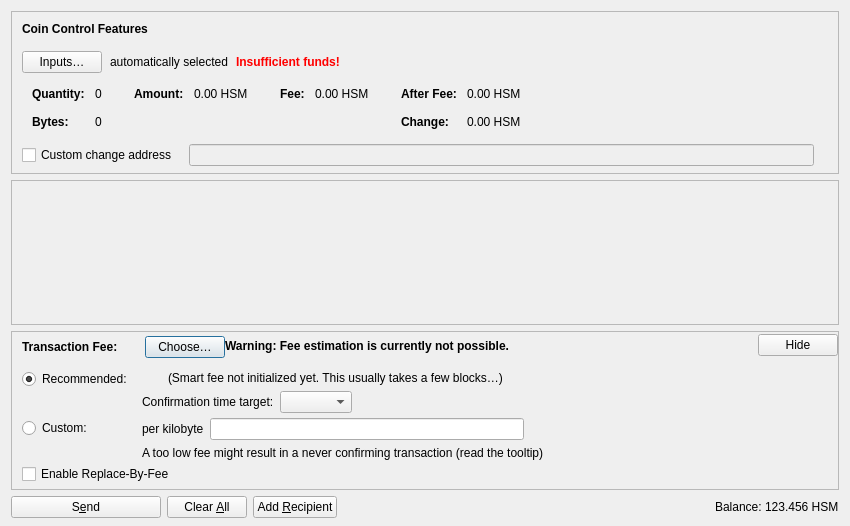
<?xml version="1.0" encoding="UTF-8"?>
<ui version="4.0">
 <class>SendCoinsDialog</class>
 <widget class="QDialog" name="SendCoinsDialog">
  <property name="geometry">
   <rect>
    <x>0</x>
    <y>0</y>
    <width>850</width>
    <height>526</height>
   </rect>
  </property>
  <property name="windowTitle">
   <string>Send Coins</string>
  </property>
  <layout class="QVBoxLayout" name="verticalLayout" stretch="0,1,0,0">
   <property name="bottomMargin">
    <number>8</number>
   </property>
   <item>
    <widget class="QFrame" name="frameCoinControl">
     <property name="sizePolicy">
      <sizepolicy hsizetype="Expanding" vsizetype="Expanding">
       <horstretch>0</horstretch>
       <verstretch>0</verstretch>
      </sizepolicy>
     </property>
     <property name="maximumSize">
      <size>
       <width>16777215</width>
       <height>16777215</height>
      </size>
     </property>
     <property name="frameShape">
      <enum>QFrame::StyledPanel</enum>
     </property>
     <property name="frameShadow">
      <enum>QFrame::Sunken</enum>
     </property>
     <layout class="QVBoxLayout" name="verticalLayoutCoinControl2">
      <property name="spacing">
       <number>0</number>
      </property>
      <property name="leftMargin">
       <number>0</number>
      </property>
      <property name="topMargin">
       <number>0</number>
      </property>
      <property name="rightMargin">
       <number>0</number>
      </property>
      <property name="bottomMargin">
       <number>6</number>
      </property>
      <item>
       <layout class="QVBoxLayout" name="verticalLayoutCoinControl" stretch="0,0,0,0,1">
        <property name="spacing">
         <number>0</number>
        </property>
        <property name="leftMargin">
         <number>10</number>
        </property>
        <property name="topMargin">
         <number>10</number>
        </property>
        <item>
         <layout class="QHBoxLayout" name="horizontalLayoutCoinControl1">
          <property name="bottomMargin">
           <number>15</number>
          </property>
          <item>
           <widget class="QLabel" name="labelCoinControlFeatures">
            <property name="sizePolicy">
             <sizepolicy hsizetype="Preferred" vsizetype="Maximum">
              <horstretch>0</horstretch>
              <verstretch>0</verstretch>
             </sizepolicy>
            </property>
            <property name="font">
             <font>
              <weight>75</weight>
              <bold>true</bold>
             </font>
            </property>
            <property name="styleSheet">
             <string notr="true">font-weight:bold;</string>
            </property>
            <property name="text">
             <string>Coin Control Features</string>
            </property>
           </widget>
          </item>
         </layout>
        </item>
        <item>
         <layout class="QHBoxLayout" name="horizontalLayoutCoinControl2" stretch="0,0,0,0">
          <property name="spacing">
           <number>8</number>
          </property>
          <property name="bottomMargin">
           <number>10</number>
          </property>
          <item>
           <widget class="QPushButton" name="pushButtonCoinControl">
            <property name="styleSheet">
             <string notr="true"/>
            </property>
            <property name="text">
             <string>Inputs…</string>
            </property>
            <property name="autoDefault">
             <bool>false</bool>
            </property>
           </widget>
          </item>
          <item>
           <widget class="QLabel" name="labelCoinControlAutomaticallySelected">
            <property name="text">
             <string>automatically selected</string>
            </property>
            <property name="margin">
             <number>5</number>
            </property>
           </widget>
          </item>
          <item>
           <widget class="QLabel" name="labelCoinControlInsuffFunds">
            <property name="font">
             <font>
              <weight>75</weight>
              <bold>true</bold>
             </font>
            </property>
            <property name="styleSheet">
             <string notr="true">color:red;font-weight:bold;</string>
            </property>
            <property name="text">
             <string>Insufficient funds!</string>
            </property>
            <property name="margin">
             <number>5</number>
            </property>
           </widget>
          </item>
          <item>
           <spacer name="horizontalSpacerCoinControl">
            <property name="orientation">
             <enum>Qt::Horizontal</enum>
            </property>
            <property name="sizeHint" stdset="0">
             <size>
              <width>40</width>
              <height>1</height>
             </size>
            </property>
           </spacer>
          </item>
         </layout>
        </item>
        <item>
         <widget class="QWidget" name="widgetCoinControl" native="true">
          <property name="sizePolicy">
           <sizepolicy hsizetype="Preferred" vsizetype="Preferred">
            <horstretch>0</horstretch>
            <verstretch>0</verstretch>
           </sizepolicy>
          </property>
          <property name="minimumSize">
           <size>
            <width>0</width>
            <height>0</height>
           </size>
          </property>
          <property name="styleSheet">
           <string notr="true"/>
          </property>
          <layout class="QHBoxLayout" name="horizontalLayoutCoinControl5">
           <property name="leftMargin">
            <number>0</number>
           </property>
           <property name="topMargin">
            <number>0</number>
           </property>
           <property name="rightMargin">
            <number>0</number>
           </property>
           <property name="bottomMargin">
            <number>0</number>
           </property>
           <item>
            <layout class="QHBoxLayout" name="horizontalLayoutCoinControl3" stretch="0,0,0,1">
             <property name="spacing">
              <number>20</number>
             </property>
             <property name="topMargin">
              <number>0</number>
             </property>
             <property name="bottomMargin">
              <number>10</number>
             </property>
             <item>
              <layout class="QFormLayout" name="formLayoutCoinControl1">
               <property name="labelAlignment">
                <set>Qt::AlignLeft|Qt::AlignVCenter</set>
               </property>
               <property name="horizontalSpacing">
                <number>10</number>
               </property>
               <property name="verticalSpacing">
                <number>14</number>
               </property>
               <property name="leftMargin">
                <number>10</number>
               </property>
               <property name="topMargin">
                <number>4</number>
               </property>
               <property name="rightMargin">
                <number>6</number>
               </property>
               <item row="0" column="0">
                <widget class="QLabel" name="labelCoinControlQuantityText">
                 <property name="font">
                  <font>
                   <weight>75</weight>
                   <bold>true</bold>
                  </font>
                 </property>
                 <property name="text">
                  <string>Quantity:</string>
                 </property>
                 <property name="margin">
                  <number>0</number>
                 </property>
                </widget>
               </item>
               <item row="0" column="1">
                <widget class="QLabel" name="labelCoinControlQuantity">
                 <property name="cursor">
                  <cursorShape>IBeamCursor</cursorShape>
                 </property>
                 <property name="contextMenuPolicy">
                  <enum>Qt::ActionsContextMenu</enum>
                 </property>
                 <property name="text">
                  <string notr="true">0</string>
                 </property>
                 <property name="margin">
                  <number>0</number>
                 </property>
                 <property name="textInteractionFlags">
                  <set>Qt::LinksAccessibleByMouse|Qt::TextSelectableByKeyboard|Qt::TextSelectableByMouse</set>
                 </property>
                </widget>
               </item>
               <item row="1" column="0">
                <widget class="QLabel" name="labelCoinControlBytesText">
                 <property name="font">
                  <font>
                   <weight>75</weight>
                   <bold>true</bold>
                  </font>
                 </property>
                 <property name="text">
                  <string>Bytes:</string>
                 </property>
                </widget>
               </item>
               <item row="1" column="1">
                <widget class="QLabel" name="labelCoinControlBytes">
                 <property name="cursor">
                  <cursorShape>IBeamCursor</cursorShape>
                 </property>
                 <property name="contextMenuPolicy">
                  <enum>Qt::ActionsContextMenu</enum>
                 </property>
                 <property name="text">
                  <string notr="true">0</string>
                 </property>
                 <property name="textInteractionFlags">
                  <set>Qt::LinksAccessibleByMouse|Qt::TextSelectableByKeyboard|Qt::TextSelectableByMouse</set>
                 </property>
                </widget>
               </item>
              </layout>
             </item>
             <item>
              <layout class="QFormLayout" name="formLayoutCoinControl2">
               <property name="horizontalSpacing">
                <number>10</number>
               </property>
               <property name="verticalSpacing">
                <number>14</number>
               </property>
               <property name="leftMargin">
                <number>6</number>
               </property>
               <property name="topMargin">
                <number>4</number>
               </property>
               <property name="rightMargin">
                <number>6</number>
               </property>
               <item row="0" column="0">
                <widget class="QLabel" name="labelCoinControlAmountText">
                 <property name="font">
                  <font>
                   <weight>75</weight>
                   <bold>true</bold>
                  </font>
                 </property>
                 <property name="text">
                  <string>Amount:</string>
                 </property>
                 <property name="margin">
                  <number>0</number>
                 </property>
                </widget>
               </item>
               <item row="0" column="1">
                <widget class="QLabel" name="labelCoinControlAmount">
                 <property name="cursor">
                  <cursorShape>IBeamCursor</cursorShape>
                 </property>
                 <property name="contextMenuPolicy">
                  <enum>Qt::ActionsContextMenu</enum>
                 </property>
                 <property name="text">
                  <string notr="true">0.00 HSM</string>
                 </property>
                 <property name="textInteractionFlags">
                  <set>Qt::LinksAccessibleByMouse|Qt::TextSelectableByKeyboard|Qt::TextSelectableByMouse</set>
                 </property>
                </widget>
               </item>
              </layout>
             </item>
             <item>
              <layout class="QFormLayout" name="formLayoutCoinControl3">
               <property name="horizontalSpacing">
                <number>10</number>
               </property>
               <property name="verticalSpacing">
                <number>14</number>
               </property>
               <property name="leftMargin">
                <number>6</number>
               </property>
               <property name="topMargin">
                <number>4</number>
               </property>
               <property name="rightMargin">
                <number>6</number>
               </property>
               <item row="0" column="0">
                <widget class="QLabel" name="labelCoinControlFeeText">
                 <property name="font">
                  <font>
                   <weight>75</weight>
                   <bold>true</bold>
                  </font>
                 </property>
                 <property name="text">
                  <string>Fee:</string>
                 </property>
                 <property name="margin">
                  <number>0</number>
                 </property>
                </widget>
               </item>
               <item row="0" column="1">
                <widget class="QLabel" name="labelCoinControlFee">
                 <property name="cursor">
                  <cursorShape>IBeamCursor</cursorShape>
                 </property>
                 <property name="contextMenuPolicy">
                  <enum>Qt::ActionsContextMenu</enum>
                 </property>
                 <property name="text">
                  <string notr="true">0.00 HSM</string>
                 </property>
                 <property name="textInteractionFlags">
                  <set>Qt::LinksAccessibleByMouse|Qt::TextSelectableByKeyboard|Qt::TextSelectableByMouse</set>
                 </property>
                </widget>
               </item>
              </layout>
             </item>
             <item>
              <layout class="QFormLayout" name="formLayoutCoinControl4">
               <property name="labelAlignment">
                <set>Qt::AlignLeft|Qt::AlignVCenter</set>
               </property>
               <property name="horizontalSpacing">
                <number>10</number>
               </property>
               <property name="verticalSpacing">
                <number>14</number>
               </property>
               <property name="leftMargin">
                <number>6</number>
               </property>
               <property name="topMargin">
                <number>4</number>
               </property>
               <property name="rightMargin">
                <number>6</number>
               </property>
               <item row="0" column="0">
                <widget class="QLabel" name="labelCoinControlAfterFeeText">
                 <property name="font">
                  <font>
                   <weight>75</weight>
                   <bold>true</bold>
                  </font>
                 </property>
                 <property name="text">
                  <string>After Fee:</string>
                 </property>
                 <property name="margin">
                  <number>0</number>
                 </property>
                </widget>
               </item>
               <item row="0" column="1">
                <widget class="QLabel" name="labelCoinControlAfterFee">
                 <property name="cursor">
                  <cursorShape>IBeamCursor</cursorShape>
                 </property>
                 <property name="contextMenuPolicy">
                  <enum>Qt::ActionsContextMenu</enum>
                 </property>
                 <property name="text">
                  <string notr="true">0.00 HSM</string>
                 </property>
                 <property name="textInteractionFlags">
                  <set>Qt::LinksAccessibleByMouse|Qt::TextSelectableByKeyboard|Qt::TextSelectableByMouse</set>
                 </property>
                </widget>
               </item>
               <item row="1" column="0">
                <widget class="QLabel" name="labelCoinControlChangeText">
                 <property name="font">
                  <font>
                   <weight>75</weight>
                   <bold>true</bold>
                  </font>
                 </property>
                 <property name="text">
                  <string>Change:</string>
                 </property>
                </widget>
               </item>
               <item row="1" column="1">
                <widget class="QLabel" name="labelCoinControlChange">
                 <property name="cursor">
                  <cursorShape>IBeamCursor</cursorShape>
                 </property>
                 <property name="contextMenuPolicy">
                  <enum>Qt::ActionsContextMenu</enum>
                 </property>
                 <property name="text">
                  <string notr="true">0.00 HSM</string>
                 </property>
                 <property name="textInteractionFlags">
                  <set>Qt::LinksAccessibleByMouse|Qt::TextSelectableByKeyboard|Qt::TextSelectableByMouse</set>
                 </property>
                </widget>
               </item>
              </layout>
             </item>
            </layout>
           </item>
          </layout>
         </widget>
        </item>
        <item>
         <layout class="QHBoxLayout" name="horizontalLayoutCoinControl4" stretch="0,0,0">
          <property name="spacing">
           <number>12</number>
          </property>
          <property name="sizeConstraint">
           <enum>QLayout::SetDefaultConstraint</enum>
          </property>
          <property name="topMargin">
           <number>5</number>
          </property>
          <property name="rightMargin">
           <number>5</number>
          </property>
          <item>
           <widget class="QCheckBox" name="checkBoxCoinControlChange">
            <property name="toolTip">
             <string>If this is activated, but the change address is empty or invalid, change will be sent to a newly generated address.</string>
            </property>
            <property name="text">
             <string>Custom change address</string>
            </property>
           </widget>
          </item>
          <item>
           <widget class="QValidatedLineEdit" name="lineEditCoinControlChange">
            <property name="enabled">
             <bool>false</bool>
            </property>
            <property name="sizePolicy">
             <sizepolicy hsizetype="Expanding" vsizetype="Fixed">
              <horstretch>0</horstretch>
              <verstretch>0</verstretch>
             </sizepolicy>
            </property>
           </widget>
          </item>
          <item>
           <widget class="QLabel" name="labelCoinControlChangeLabel">
            <property name="sizePolicy">
             <sizepolicy hsizetype="Preferred" vsizetype="Expanding">
              <horstretch>0</horstretch>
              <verstretch>0</verstretch>
             </sizepolicy>
            </property>
            <property name="minimumSize">
             <size>
              <width>0</width>
              <height>0</height>
             </size>
            </property>
            <property name="text">
             <string/>
            </property>
            <property name="margin">
             <number>3</number>
            </property>
           </widget>
          </item>
         </layout>
        </item>
        <item>
         <spacer name="verticalSpacerCoinControl">
          <property name="orientation">
           <enum>Qt::Vertical</enum>
          </property>
          <property name="sizeHint" stdset="0">
           <size>
            <width>800</width>
            <height>1</height>
           </size>
          </property>
         </spacer>
        </item>
       </layout>
      </item>
     </layout>
    </widget>
   </item>
   <item>
    <widget class="QScrollArea" name="scrollArea">
     <property name="widgetResizable">
      <bool>true</bool>
     </property>
     <widget class="QWidget" name="scrollAreaWidgetContents">
      <property name="geometry">
       <rect>
        <x>0</x>
        <y>0</y>
        <width>830</width>
        <height>104</height>
       </rect>
      </property>
      <layout class="QVBoxLayout" name="verticalLayout_2" stretch="0,1">
       <property name="leftMargin">
        <number>0</number>
       </property>
       <property name="topMargin">
        <number>0</number>
       </property>
       <property name="rightMargin">
        <number>0</number>
       </property>
       <property name="bottomMargin">
        <number>0</number>
       </property>
       <item>
        <layout class="QVBoxLayout" name="entries">
         <property name="spacing">
          <number>6</number>
         </property>
        </layout>
       </item>
       <item>
        <spacer name="verticalSpacer">
         <property name="orientation">
          <enum>Qt::Vertical</enum>
         </property>
         <property name="sizeHint" stdset="0">
          <size>
           <width>20</width>
           <height>40</height>
          </size>
         </property>
        </spacer>
       </item>
      </layout>
     </widget>
    </widget>
   </item>
   <item>
    <widget class="QFrame" name="frameFee">
     <property name="sizePolicy">
      <sizepolicy hsizetype="Expanding" vsizetype="Expanding">
       <horstretch>0</horstretch>
       <verstretch>0</verstretch>
      </sizepolicy>
     </property>
     <property name="maximumSize">
      <size>
       <width>16777215</width>
       <height>16777215</height>
      </size>
     </property>
     <property name="frameShape">
      <enum>QFrame::StyledPanel</enum>
     </property>
     <property name="frameShadow">
      <enum>QFrame::Sunken</enum>
     </property>
     <layout class="QVBoxLayout" name="verticalLayoutFee1">
      <property name="spacing">
       <number>0</number>
      </property>
      <property name="leftMargin">
       <number>0</number>
      </property>
      <property name="topMargin">
       <number>0</number>
      </property>
      <property name="rightMargin">
       <number>0</number>
      </property>
      <property name="bottomMargin">
       <number>0</number>
      </property>
      <item>
       <layout class="QVBoxLayout" name="verticalLayoutFee2" stretch="0,0,0">
        <property name="spacing">
         <number>0</number>
        </property>
        <property name="leftMargin">
         <number>10</number>
        </property>
        <property name="topMargin">
         <number>0</number>
        </property>
        <item>
         <layout class="QHBoxLayout" name="horizontalLayoutFee1">
          <property name="bottomMargin">
           <number>0</number>
          </property>
          <item>
           <layout class="QVBoxLayout" name="verticalLayoutFee7">
            <property name="spacing">
             <number>0</number>
            </property>
            <item>
             <spacer name="verticalSpacerSmartFee">
              <property name="orientation">
               <enum>Qt::Vertical</enum>
              </property>
              <property name="sizeType">
               <enum>QSizePolicy::Fixed</enum>
              </property>
              <property name="sizeHint" stdset="0">
               <size>
                <width>1</width>
                <height>4</height>
               </size>
              </property>
             </spacer>
            </item>
            <item>
             <layout class="QHBoxLayout" name="horizontalLayoutSmartFee">
              <property name="spacing">
               <number>10</number>
              </property>
              <item>
               <widget class="QLabel" name="labelFeeHeadline">
                <property name="sizePolicy">
                 <sizepolicy hsizetype="Preferred" vsizetype="Maximum">
                  <horstretch>0</horstretch>
                  <verstretch>0</verstretch>
                 </sizepolicy>
                </property>
                <property name="font">
                 <font>
                  <weight>75</weight>
                  <bold>true</bold>
                 </font>
                </property>
                <property name="styleSheet">
                 <string notr="true">font-weight:bold;</string>
                </property>
                <property name="text">
                 <string>Transaction Fee:</string>
                </property>
               </widget>
              </item>
              <item>
               <widget class="QLabel" name="labelFeeMinimized">
                <property name="text">
                 <string/>
                </property>
               </widget>
              </item>
              <item>
               <widget class="QPushButton" name="buttonChooseFee">
                <property name="text">
                 <string>Choose…</string>
                </property>
               </widget>
              </item>
             </layout>
            </item>
            <item>
             <spacer name="verticalSpacer_5">
              <property name="orientation">
               <enum>Qt::Vertical</enum>
              </property>
              <property name="sizeHint" stdset="0">
               <size>
                <width>1</width>
                <height>1</height>
               </size>
              </property>
             </spacer>
            </item>
           </layout>
          </item>
          <item>
           <widget class="QLabel" name="fallbackFeeWarningLabel">
            <property name="toolTip">
             <string>Using the fallbackfee can result in sending a transaction that will take several hours or days (or never) to confirm. Consider choosing your fee manually or wait until you have validated the complete chain.</string>
            </property>
            <property name="font">
            <font>
                <weight>75</weight>
                <bold>true</bold>
            </font>
            </property>
            <property name="text">
             <string>Warning: Fee estimation is currently not possible.</string>
            </property>
            <property name="wordWrap">
             <bool>false</bool>
            </property>
           </widget>
          </item>
          <item>
           <spacer name="horizontalSpacer_4">
            <property name="orientation">
             <enum>Qt::Horizontal</enum>
            </property>
            <property name="sizeType">
             <enum>QSizePolicy::MinimumExpanding</enum>
            </property>
            <property name="sizeHint" stdset="0">
             <size>
              <width>40</width>
              <height>20</height>
             </size>
            </property>
           </spacer>
          </item>
          <item>
           <widget class="QPushButton" name="buttonMinimizeFee">
            <property name="toolTip">
             <string>Hide transaction fee settings</string>
            </property>
            <property name="text">
             <string>Hide</string>
            </property>
           </widget>
          </item>
         </layout>
        </item>
        <item>
         <widget class="QFrame" name="frameFeeSelection">
          <layout class="QVBoxLayout" name="verticalLayoutFee12">
           <property name="spacing">
            <number>0</number>
           </property>
           <property name="leftMargin">
            <number>0</number>
           </property>
           <property name="topMargin">
            <number>0</number>
           </property>
           <property name="rightMargin">
            <number>0</number>
           </property>
           <property name="bottomMargin">
            <number>0</number>
           </property>
           <item>
            <layout class="QGridLayout" name="gridLayoutFee">
             <property name="topMargin">
              <number>10</number>
             </property>
             <property name="bottomMargin">
              <number>4</number>
             </property>
             <property name="horizontalSpacing">
              <number>10</number>
             </property>
             <property name="verticalSpacing">
              <number>4</number>
             </property>
             <item row="1" column="1">
              <layout class="QVBoxLayout" name="verticalLayoutFee8">
               <property name="spacing">
                <number>6</number>
               </property>
               <item>
                <layout class="QHBoxLayout" name="horizontalLayoutFee13">
                 <item>
                  <widget class="QLabel" name="labelCustomPerKilobyte">
                   <property name="toolTip">
                    <string>Specify a custom fee per kB (1,000 bytes) of the transaction's virtual size.

Note:  Since the fee is calculated on a per-byte basis, a fee rate of "100 satoshis per kvB" for a transaction size of 500 virtual bytes (half of 1 kvB) would ultimately yield a fee of only 50 satoshis.</string>
                   </property>
                   <property name="text">
                    <string>per kilobyte</string>
                   </property>
                  </widget>
                 </item>
                 <item>
                  <widget class="HashiumAmountField" name="customFee"/>
                 </item>
                 <item>
                  <spacer name="horizontalSpacer_6">
                   <property name="orientation">
                    <enum>Qt::Horizontal</enum>
                   </property>
                   <property name="sizeHint" stdset="0">
                    <size>
                     <width>1</width>
                     <height>1</height>
                    </size>
                   </property>
                  </spacer>
                 </item>
                </layout>
               </item>
               <item>
                <layout class="QHBoxLayout" name="horizontalLayoutFee8">
                 <item>
                  <widget class="QLabel" name="labelCustomFeeWarning">
                   <property name="enabled">
                    <bool>true</bool>
                   </property>
                   <property name="toolTip">
                    <string>When there is less transaction volume than space in the blocks, miners as well as relaying nodes may enforce a minimum fee. Paying only this minimum fee is just fine, but be aware that this can result in a never confirming transaction once there is more demand for hashium transactions than the network can process.</string>
                   </property>
                   <property name="text">
                    <string>A too low fee might result in a never confirming transaction (read the tooltip)</string>
                   </property>
                  </widget>
                 </item>
                 <item>
                  <spacer name="horizontalSpacer_2">
                   <property name="orientation">
                    <enum>Qt::Horizontal</enum>
                   </property>
                   <property name="sizeHint" stdset="0">
                    <size>
                     <width>1</width>
                     <height>1</height>
                    </size>
                   </property>
                  </spacer>
                 </item>
                </layout>
               </item>
              </layout>
             </item>
             <item row="0" column="0">
              <layout class="QVBoxLayout" name="verticalLayoutFee4" stretch="0,1">
               <item>
                <widget class="QRadioButton" name="radioSmartFee">
                 <property name="text">
                  <string>Recommended:</string>
                 </property>
                 <property name="checked">
                  <bool>true</bool>
                 </property>
                 <attribute name="buttonGroup">
                  <string notr="true">groupFee</string>
                 </attribute>
                </widget>
               </item>
               <item>
                <spacer name="verticalSpacer_2">
                 <property name="orientation">
                  <enum>Qt::Vertical</enum>
                 </property>
                 <property name="sizeHint" stdset="0">
                  <size>
                   <width>1</width>
                   <height>1</height>
                  </size>
                 </property>
                </spacer>
               </item>
              </layout>
             </item>
             <item row="1" column="0">
              <layout class="QVBoxLayout" name="verticalLayoutFee9" stretch="0,1">
               <item>
                <widget class="QRadioButton" name="radioCustomFee">
                 <property name="text">
                  <string>Custom:</string>
                 </property>
                 <attribute name="buttonGroup">
                  <string notr="true">groupFee</string>
                 </attribute>
                </widget>
               </item>
               <item>
                <spacer name="verticalSpacer_6">
                 <property name="orientation">
                  <enum>Qt::Vertical</enum>
                 </property>
                 <property name="sizeHint" stdset="0">
                  <size>
                   <width>1</width>
                   <height>1</height>
                  </size>
                 </property>
                </spacer>
               </item>
              </layout>
             </item>
             <item row="0" column="1">
              <layout class="QVBoxLayout" name="verticalLayoutFee3" stretch="0,0,1">
               <property name="spacing">
                <number>6</number>
               </property>
               <property name="topMargin">
                <number>2</number>
               </property>
               <item>
                <layout class="QHBoxLayout" name="horizontalLayoutFee12">
                 <item>
                  <widget class="QLabel" name="labelSmartFee">
                   <property name="text">
                    <string/>
                   </property>
                  </widget>
                 </item>
                 <item>
                  <widget class="QLabel" name="labelFeeEstimation">
                   <property name="text">
                    <string/>
                   </property>
                  </widget>
                 </item>
                 <item>
                  <widget class="QLabel" name="labelSmartFee2">
                   <property name="text">
                    <string>(Smart fee not initialized yet. This usually takes a few blocks…)</string>
                   </property>
                  </widget>
                 </item>
                 <item>
                  <spacer name="horizontalSpacer_5">
                   <property name="orientation">
                    <enum>Qt::Horizontal</enum>
                   </property>
                   <property name="sizeHint" stdset="0">
                    <size>
                     <width>1</width>
                     <height>1</height>
                    </size>
                   </property>
                  </spacer>
                 </item>
                </layout>
               </item>
               <item>
                <layout class="QHBoxLayout" name="horizontalLayoutFee9">
                 <item>
                  <layout class="QVBoxLayout" name="verticalLayoutFee6">
                   <item>
                    <widget class="QLabel" name="labelSmartFee3">
                     <property name="text">
                      <string>Confirmation time target:</string>
                     </property>
                    </widget>
                   </item>
                  </layout>
                 </item>
                 <item>
                  <layout class="QVBoxLayout" name="verticalLayoutFee5">
                   <property name="rightMargin">
                    <number>30</number>
                   </property>
                   <item>
                    <layout class="QHBoxLayout" name="horizontalLayoutConfTarget">
                     <property name="bottomMargin">
                      <number>0</number>
                     </property>
                     <item>
                      <widget class="QComboBox" name="confTargetSelector"/>
                     </item>
                     <item>
                      <spacer name="horizontalSpacerConfTarget">
                       <property name="orientation">
                        <enum>Qt::Horizontal</enum>
                       </property>
                       <property name="sizeHint" stdset="0">
                        <size>
                         <width>40</width>
                         <height>20</height>
                        </size>
                       </property>
                      </spacer>
                     </item>
                    </layout>
                   </item>
                  </layout>
                 </item>
                </layout>
               </item>
               <item>
                <spacer name="verticalSpacer_4">
                 <property name="orientation">
                  <enum>Qt::Vertical</enum>
                 </property>
                 <property name="sizeHint" stdset="0">
                  <size>
                   <width>1</width>
                   <height>1</height>
                  </size>
                 </property>
                </spacer>
               </item>
              </layout>
             </item>
            </layout>
           </item>
           <item>
            <widget class="QCheckBox" name="optInRBF">
             <property name="text">
              <string>Enable Replace-By-Fee</string>
             </property>
             <property name="toolTip">
              <string>With Replace-By-Fee (BIP-125) you can increase a transaction's fee after it is sent. Without this, a higher fee may be recommended to compensate for increased transaction delay risk.</string>
             </property>
            </widget>
           </item>
          </layout>
         </widget>
        </item>
        <item>
         <spacer name="verticalSpacerFee">
          <property name="orientation">
           <enum>Qt::Vertical</enum>
          </property>
          <property name="sizeHint" stdset="0">
           <size>
            <width>40</width>
            <height>5</height>
           </size>
          </property>
         </spacer>
        </item>
       </layout>
      </item>
     </layout>
    </widget>
   </item>
   <item>
    <layout class="QHBoxLayout" name="horizontalLayout">
     <item>
      <widget class="QPushButton" name="sendButton">
       <property name="minimumSize">
        <size>
         <width>150</width>
         <height>0</height>
        </size>
       </property>
       <property name="toolTip">
        <string>Confirm the send action</string>
       </property>
       <property name="text">
        <string>S&amp;end</string>
       </property>
       <property name="icon">
        <iconset resource="../hashium.qrc">
         <normaloff>:/icons/send</normaloff>:/icons/send</iconset>
       </property>
       <property name="autoDefault">
        <bool>false</bool>
       </property>
       <property name="default">
        <bool>false</bool>
       </property>
      </widget>
     </item>
     <item>
      <widget class="QPushButton" name="clearButton">
       <property name="sizePolicy">
        <sizepolicy hsizetype="Minimum" vsizetype="Fixed">
         <horstretch>0</horstretch>
         <verstretch>0</verstretch>
        </sizepolicy>
       </property>
       <property name="toolTip">
        <string>Clear all fields of the form.</string>
       </property>
       <property name="text">
        <string>Clear &amp;All</string>
       </property>
       <property name="icon">
        <iconset resource="../hashium.qrc">
         <normaloff>:/icons/remove</normaloff>:/icons/remove</iconset>
       </property>
       <property name="autoDefault">
        <bool>false</bool>
       </property>
      </widget>
     </item>
     <item>
      <widget class="QPushButton" name="addButton">
       <property name="toolTip">
        <string>Send to multiple recipients at once</string>
       </property>
       <property name="text">
        <string>Add &amp;Recipient</string>
       </property>
       <property name="icon">
        <iconset resource="../hashium.qrc">
         <normaloff>:/icons/add</normaloff>:/icons/add</iconset>
       </property>
       <property name="autoDefault">
        <bool>false</bool>
       </property>
      </widget>
     </item>
     <item>
      <spacer name="horizontalSpacer">
       <property name="orientation">
        <enum>Qt::Horizontal</enum>
       </property>
       <property name="sizeHint" stdset="0">
        <size>
         <width>40</width>
         <height>20</height>
        </size>
       </property>
      </spacer>
     </item>
     <item>
      <layout class="QHBoxLayout" name="horizontalLayout_2">
       <property name="spacing">
        <number>3</number>
       </property>
       <item>
        <widget class="QLabel" name="labelBalanceName">
         <property name="sizePolicy">
          <sizepolicy hsizetype="Preferred" vsizetype="Fixed">
           <horstretch>0</horstretch>
           <verstretch>0</verstretch>
          </sizepolicy>
         </property>
         <property name="text">
          <string>Balance:</string>
         </property>
        </widget>
       </item>
       <item>
        <widget class="QLabel" name="labelBalance">
         <property name="sizePolicy">
          <sizepolicy hsizetype="Preferred" vsizetype="Fixed">
           <horstretch>0</horstretch>
           <verstretch>0</verstretch>
          </sizepolicy>
         </property>
         <property name="cursor">
          <cursorShape>IBeamCursor</cursorShape>
         </property>
         <property name="text">
          <string notr="true">123.456 HSM</string>
         </property>
         <property name="textInteractionFlags">
          <set>Qt::LinksAccessibleByMouse|Qt::TextSelectableByKeyboard|Qt::TextSelectableByMouse</set>
         </property>
        </widget>
       </item>
      </layout>
     </item>
    </layout>
   </item>
  </layout>
 </widget>
 <customwidgets>
  <customwidget>
   <class>QValidatedLineEdit</class>
   <extends>QLineEdit</extends>
   <header>qt/qvalidatedlineedit.h</header>
  </customwidget>
  <customwidget>
   <class>HashiumAmountField</class>
   <extends>QLineEdit</extends>
   <header>qt/hashiumamountfield.h</header>
   <container>1</container>
  </customwidget>
 </customwidgets>
 <resources>
  <include location="../hashium.qrc"/>
 </resources>
 <connections/>
 <buttongroups>
  <buttongroup name="groupFee"/>
 </buttongroups>
</ui>
